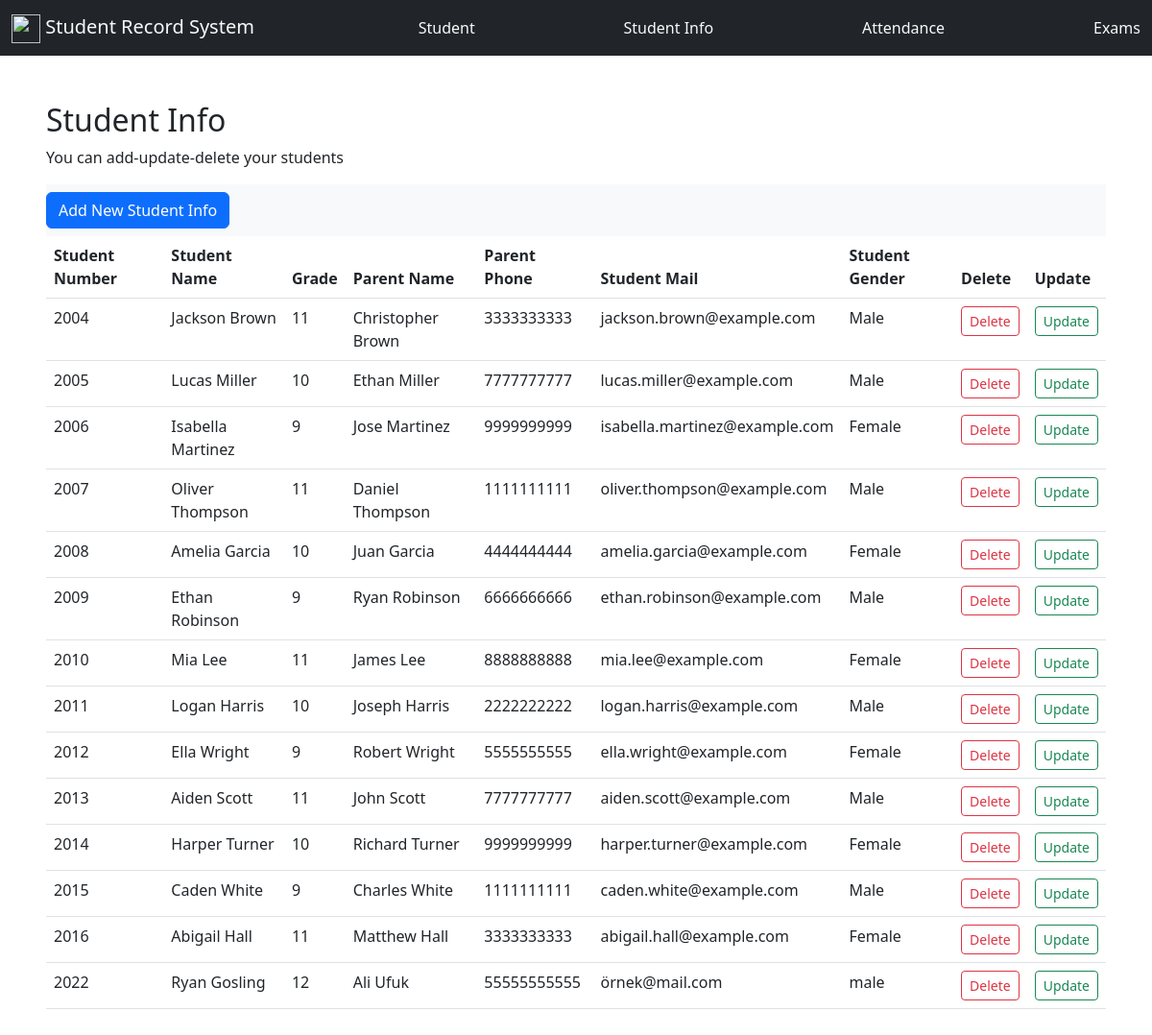
The page /stu_info on the database its author committed.
### tables this page shows
CREATE TABLE "STUINFO" (
	"stu"	INTEGER NOT NULL UNIQUE,
	"stugrade"	INTEGER,
	"parentname"	VARCHAR(50),
	"parentphone"	INTEGER,
	"stumail"	VARCHAR(50),
	"stugender"	VARCHAR(50),
	"id"	INTEGER NOT NULL,
	PRIMARY KEY("id" AUTOINCREMENT),
	FOREIGN KEY("stu") REFERENCES "STUDENTS"("stuId") ON DELETE CASCADE ON UPDATE CASCADE
);

CREATE TABLE "STUDENTS" (
	"stuId"	INTEGER NOT NULL,
	"StuName"	VARCHAR(50) NOT NULL,
	PRIMARY KEY("stuId" AUTOINCREMENT)
);

### server.py (the view)
@app.route("/stu_info")
def stu_info():
    with sql.connect("database3.db") as con:
        con.row_factory = sql.Row
        cursor=con.cursor()
        cursor.execute("PRAGMA foreign_keys = ON")
        query="""SELECT STUINFO.*, STUDENTS.StuName
                FROM STUINFO
                JOIN STUDENTS ON STUINFO.stu = STUDENTS.stuId;
                """
        cursor.execute(query)
        students = cursor.fetchall()
    return render_template("stu_info/stu_info.html",students=students)

### templates/stu_info/stu_info.html
{% extends "layout.html" %}
{% block main %}
<div class="p-5">
    <h2>Student Info</h2>
    <p>You can add-update-delete your students</p>
    <nav class="navbar bg-light">
        <a href="/stu_info/add_info" class="btn btn-primary">Add New Student Info</a>
    </nav>
    <table class="table">
        <thead>
          <tr>
            <th scope="col">Student Number</th>
            <th scope="col">Student Name</th>
            <th scope="col">Grade</th>
            <th scope="col">Parent Name</th>
            <th scope="col">Parent Phone</th>
            <th scope="col">Student Mail</th>
            <th scope="col">Student Gender</th>
            <th scope="col">Delete</th>
            <th scope="col">Update</th>
          </tr>
        </thead>
        <tbody>
            {% for student in students %}
            <tr>
                <td>{{ student.stu }}</td>
                <td>{{ student.StuName }}</td>
                <td>{{ student.stugrade }}</td>
                <td>{{ student.parentname }}</td>
                <td>{{ student.parentphone }}</td>
                <td>{{ student.stumail }}</td>
                <td>{{ student.stugender }}</td>
                <td><a href="/delete_info/{{ student.id }}" class="btn btn-outline-danger btn-sm"> Delete </a></td>
                <td><a href="/edit_info/{{ student.id }}" class="btn btn-outline-success btn-sm"> Update </a></td>
            </tr>
            {% endfor %}
        </tbody>
      </table>
</div>
{% endblock main %}

### rows shown on the page
STUINFO: stu "2004", StuName "Jackson Brown", stugrade "11", parentname "Christopher Brown", parentphone "3333333333", stumail "jackson.brown@example.com", stugender "Male"
STUINFO: stu "2005", StuName "Lucas Miller", stugrade "10", parentname "Ethan Miller", parentphone "7777777777", stumail "lucas.miller@example.com", stugender "Male"
STUINFO: stu "2006", StuName "Isabella Martinez", stugrade "9", parentname "Jose Martinez", parentphone "9999999999", stumail "isabella.martinez@example.com", stugender "Female"
STUINFO: stu "2007", StuName "Oliver Thompson", stugrade "11", parentname "Daniel Thompson", parentphone "1111111111", stumail "oliver.thompson@example.com", stugender "Male"
STUINFO: stu "2008", StuName "Amelia Garcia", stugrade "10", parentname "Juan Garcia", parentphone "4444444444", stumail "amelia.garcia@example.com", stugender "Female"
STUINFO: stu "2009", StuName "Ethan Robinson", stugrade "9", parentname "Ryan Robinson", parentphone "6666666666", stumail "ethan.robinson@example.com", stugender "Male"
STUINFO: stu "2010", StuName "Mia Lee", stugrade "11", parentname "James Lee", parentphone "8888888888", stumail "mia.lee@example.com", stugender "Female"
STUINFO: stu "2011", StuName "Logan Harris", stugrade "10", parentname "Joseph Harris", parentphone "2222222222", stumail "logan.harris@example.com", stugender "Male"
STUINFO: stu "2012", StuName "Ella Wright", stugrade "9", parentname "Robert Wright", parentphone "5555555555", stumail "ella.wright@example.com", stugender "Female"
STUINFO: stu "2013", StuName "Aiden Scott", stugrade "11", parentname "John Scott", parentphone "7777777777", stumail "aiden.scott@example.com", stugender "Male"
STUINFO: stu "2014", StuName "Harper Turner", stugrade "10", parentname "Richard Turner", parentphone "9999999999", stumail "harper.turner@example.com", stugender "Female"
STUINFO: stu "2015", StuName "Caden White", stugrade "9", parentname "Charles White", parentphone "1111111111", stumail "caden.white@example.com", stugender "Male"
STUINFO: stu "2016", StuName "Abigail Hall", stugrade "11", parentname "Matthew Hall", parentphone "3333333333", stumail "abigail.hall@example.com", stugender "Female"
STUINFO: stu "2022", StuName "Ryan Gosling", stugrade "12", parentname "Ali Ufuk", parentphone "55555555555", stumail "örnek@mail.com", stugender "male"
